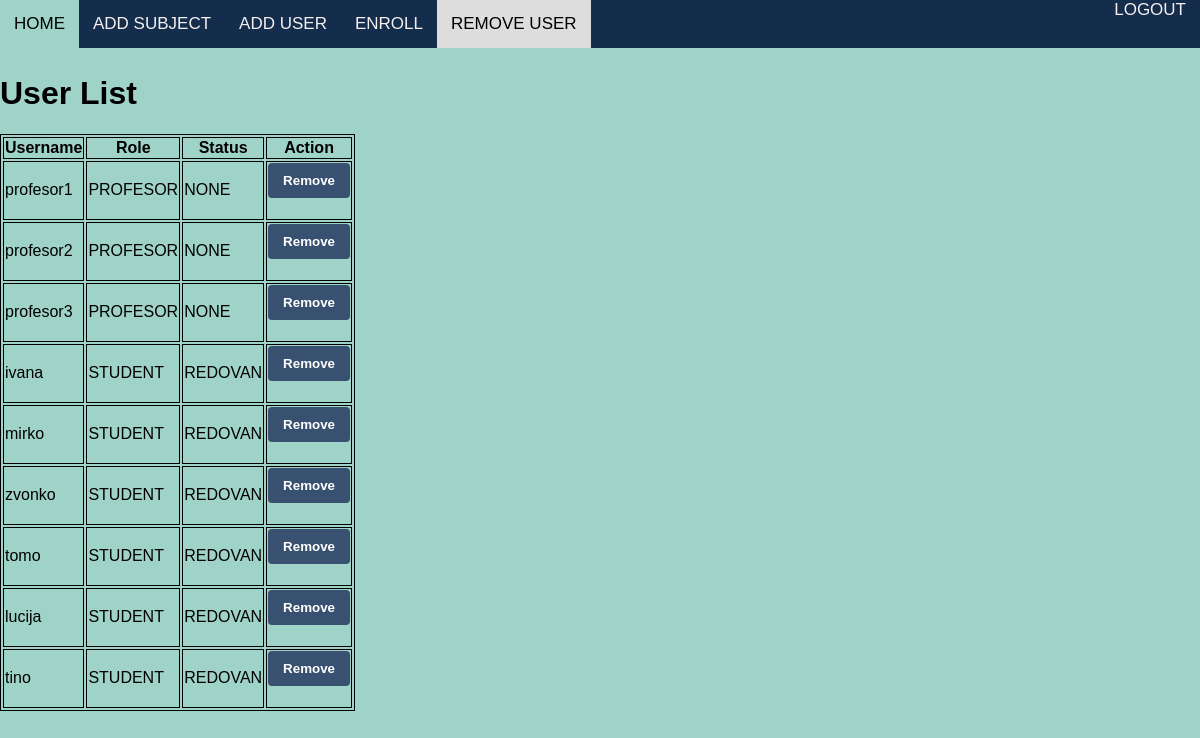
/users/ (signed in), run on an earlier commit of the app's database.
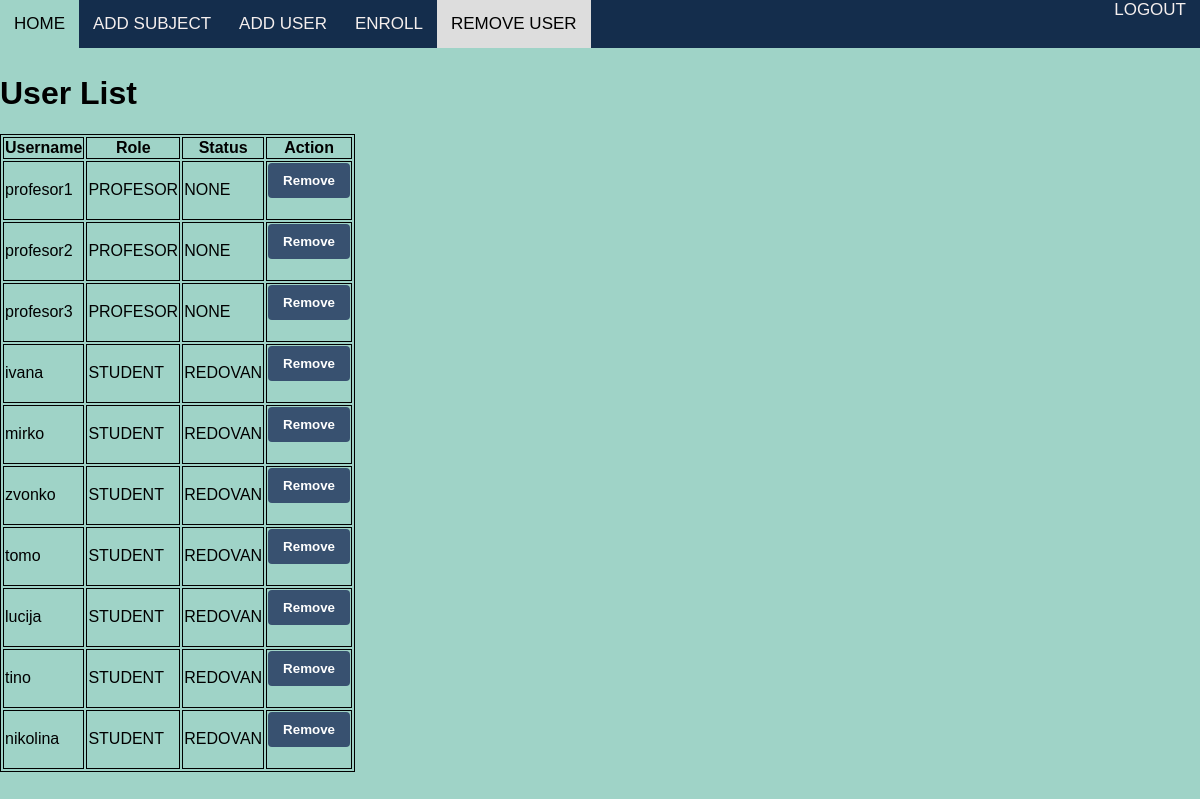
And on a later commit of the database.
### EnrollmentApp/models.py (models this page shows, shortened)
class Korisnici(AbstractUser):
    class RoleChoices(Enum):
        ADMINISTRATOR = 'administrator'
        PROFESOR = 'profesor'
        STUDENT = 'student'
    class StatusChoices(Enum):
        NONE = 'none'
        REDOVAN = 'redovan'
        IZVANREDAN = 'izvanredan'
    role = models.CharField(max_length=20, choices=[(role.value, role.name) for role in RoleChoices])
    status = models.CharField(max_length=20, choices=[(status.value, status.name) for status in StatusChoices])
    user_permissions = models.ManyToManyField(
        Permission,
        verbose_name='user permissions',
        blank=True,
        related_name='korisnici_set'
    )
    groups = models.ManyToManyField(
        'auth.Group',
        verbose_name='groups',
        blank=True,
        related_name='korisnici_set'
    )

### EnrollmentApp/views.py (the view)
# urls.py: path('users/', views.user_list, name='user_list'),
@login_required
@user_passes_test(check_admin)
def user_list(request):
    if request.method == 'POST':
        user_id = request.POST.get('user_id')
        user = Korisnici.objects.get(id=user_id)
        user.delete()
        return redirect('user_list')
    users = Korisnici.objects.exclude(role=Korisnici.RoleChoices.ADMINISTRATOR.value).order_by('status')
    return render(request, 'user_list.html', {'users': users})

### EnrollmentApp/views.py (called while the page is built)
def check_admin(user):
    return user.role == 'administrator'

### EnrollmentApp/templates/user_list.html (shortened to what this page needs)
{% load static %}
<!DOCTYPE html>
<html>
<head>
    <link rel="stylesheet" type="text/css" href="{% static 'css/style.css' %}">
</head>
<body>
    <nav>
        <div class="nav-left">
            <a href="{% url 'success' %}" >HOME</a>
            <a href="{% url 'add_subject' %}">ADD SUBJECT</a>
            <a href="{% url 'add_user' %}">ADD USER</a>
            <a href="{% url 'create_enrollment' %}">ENROLL</a>
            <a href="{% url 'user_list' %}" class="current">REMOVE USER</a>
        </div>
        <div class="nav-right">
            <a href="{% url 'logout' %}" class="logout">LOGOUT</a>
        </div>
    </nav>
    <br>
    <br>
    <br>
    <h1>User List</h1>
    <table>
        <tr>
            <th>Username</th>
            <th>Role</th>
            <th>Status</th>
            <th>Action</th>
        </tr>
        {% for user in users %}
            <tr>
                <td>{{ user.username }}</td>
                <td>{{ user.get_role_display }}</td>
                <td>{{ user.get_status_display }}</td>
                <td>
                    <form method="POST" action="{% url 'remove_user' %}">
                        <input type="submit" value="Remove">
                    </form>
                </td>
            </tr>
        {% empty %}
            <tr>
                <td colspan="4">No users found.</td>
            </tr>
        {% endfor %}
    </table>
</body>
</html>

What changed in the data, as far as the page shows it:
added Korisnici: username "nikolina", role "STUDENT", status "REDOVAN"
